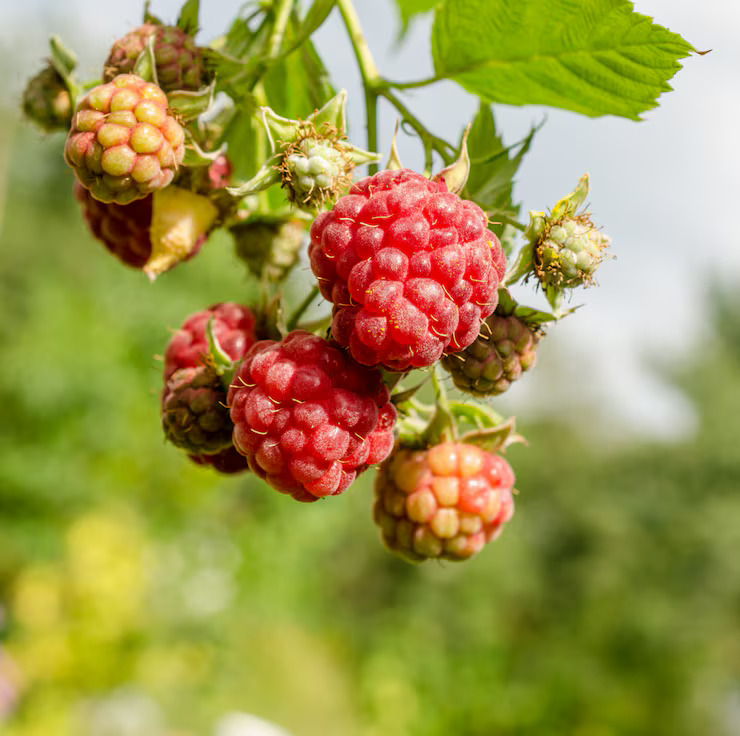
#> input picture frambuesas.jpg, 740 x 736 px
$ python main.py   (older library calls are emulated)
#> lines starting #> are read from the running program, lines starting #| are printed output that depends on the picture; after the words box and inside, x2 and y2 are one past the last pixel; in counts of white or black regions, pixels touching at a corner belong together
# Librerias
import cv2
import numpy as np
import matplotlib.pyplot as plt

# ─────────────────────────────────────────────────────────────────────────────
# LECTURA Y CONVERSION DE IMAGEN
# ─────────────────────────────────────────────────────────────────────────────

# Leer imagen original (OpenCV la carga en BGR por defecto)
img = cv2.imread("frambuesas.jpg")
#> img is the input picture: shape (736, 740, 3); mean B, G, R 77.8, 148.9, 158.2

# Convertir a RGB para visualizar correctamente con matplotlib
img_rgb = cv2.cvtColor(img, cv2.COLOR_BGR2RGB)

# Convertir a HSV para hacer las mascaras de color
# HSV es mejor que RGB para segmentar por color porque separa
# el tono (H) de la iluminacion (V), lo que hace las mascaras
# mas robustas ante cambios de luz
img_hsv = cv2.cvtColor(img, cv2.COLOR_BGR2HSV)

# Convertir a escala de grises (se usa para detectar nitidez y circulos)
img_gray = cv2.cvtColor(img, cv2.COLOR_BGR2GRAY)

# ─────────────────────────────────────────────────────────────────────────────
# MASCARA DE NITIDEZ (SHARPNESS MASK)
# Sirve para eliminar el fondo desenfocado (efecto bokeh)
# Las berries estan enfocadas, el fondo no
# El Laplaciano mide el gradiente de la imagen: zonas enfocadas
# tienen gradiente alto, el fondo bokeh tiene gradiente casi cero
# ─────────────────────────────────────────────────────────────────────────────

# Calcular el Laplaciano de la imagen gris
# cv2.CV_64F permite valores negativos (se usa valor absoluto despues)
laplaciano = cv2.Laplacian(img_gray, cv2.CV_64F) #variable 64 bits
#plt.imshow(laplaciano, cmap="gray")
#plt.show()

# Valor absoluto para quedarnos solo con la magnitud del gradiente
sharpness_map = np.abs(laplaciano).astype(np.float32) #32 absoluto

# Suavizar el mapa de nitidez para que las zonas enfocadas
# formen regions continuas en lugar de puntos dispersos
sharpness_blur = cv2.GaussianBlur(sharpness_map, (41, 41), 0)
plt.imshow(sharpness_blur, cmap="gray")
plt.show()
# Normalizar a rango 0-255 para poder umbralizar
sharpness_norm = cv2.normalize(sharpness_blur, None, 0, 255, cv2.NORM_MINMAX).astype(np.uint8)

# Umbralizar: pixeles con nitidez > 12 = zona enfocada (blanco)
#             pixeles con nitidez <= 12 = fondo bokeh (negro)
_, mascara_nitidez = cv2.threshold(sharpness_norm, 12, 255, cv2.THRESH_BINARY)
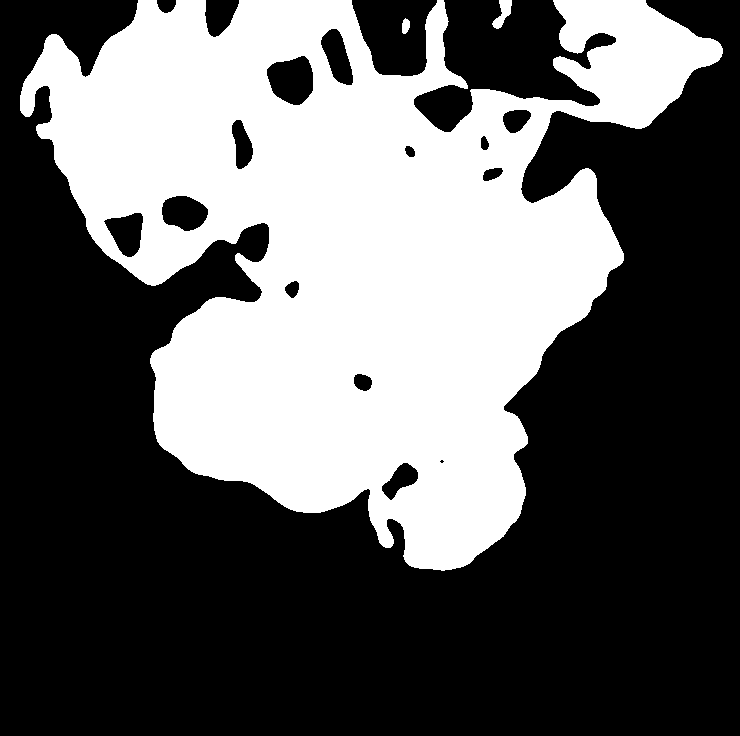
#> mascara_nitidez: shape (736, 740); 38.8% white; 3 white regions, box (x1, y1, x2, y2) and area: (20, 0, 723, 571) 211187, (492, 0, 512, 29) 290, (402, 18, 410, 34) 99

# ─────────────────────────────────────────────────────────────────────────────
# RANGOS DE COLOR HSV
# En OpenCV: H=[0,180], S=[0,255], V=[0,255]
# El ROJO es especial: esta partido en dos rangos (H=0-14 y H=155-180)
# porque en el circulo de color el rojo esta en los extremos (0° y 360°)
# ─────────────────────────────────────────────────────────────────────────────

## Maduras (rojo/carmesi)
# Rango A: rojo puro (H bajo, saturacion alta)
low_madura_a  = np.array([0,   150, 20])
high_madura_a = np.array([14,  255, 255])

# Rango B: carmesi/magenta (H alto, wraparound del rojo)
low_madura_b  = np.array([155, 60,  20])
high_madura_b = np.array([180, 255, 255])

# Rango C: naranja oscuro muy saturado (berries maduras en sombra)
# V bajo (<150) para no capturar naranjas brillantes que son inmaduras
low_madura_c  = np.array([14,  220, 20])
high_madura_c = np.array([28,  255, 150])

## Inmaduras
# Verde-amarillo de berry: H=20-32
# IMPORTANTE: las hojas tienen H=33-39, quedan fuera de este rango
# Esa diferencia de ~5 unidades en H es lo que separa berry de hoja
low_inmadura_verde  = np.array([20, 90,  70])
high_inmadura_verde = np.array([32, 255, 255])

# Salmon/naranja brillante: berries semi-maduras (H=7-22, V alto)
low_inmadura_salmon  = np.array([7,  100, 140])
high_inmadura_salmon = np.array([22, 255, 255])

# ─────────────────────────────────────────────────────────────────────────────
# MASCARAS DE COLOR
# cv2.inRange devuelve 255 donde el pixel esta dentro del rango, 0 fuera
# ─────────────────────────────────────────────────────────────────────────────

## Mascaras individuales de maduras
mascara_madura_a = cv2.inRange(img_hsv, low_madura_a, high_madura_a)
mascara_madura_b = cv2.inRange(img_hsv, low_madura_b, high_madura_b)
mascara_madura_c = cv2.inRange(img_hsv, low_madura_c, high_madura_c)

# Combinar los tres rangos con OR (cualquiera de los tres es madura)
mascara_madura_color = cv2.bitwise_or(mascara_madura_a, mascara_madura_b)
mascara_madura_color = cv2.bitwise_or(mascara_madura_color, mascara_madura_c)

# Aplicar mascara de nitidez: solo conservar pixeles enfocados
mascara_madura = cv2.bitwise_and(mascara_madura_color, mascara_nitidez)

## Mascaras individuales de inmaduras
mascara_inmadura_verde  = cv2.inRange(img_hsv, low_inmadura_verde,  high_inmadura_verde)
mascara_inmadura_salmon = cv2.inRange(img_hsv, low_inmadura_salmon, high_inmadura_salmon)

# Combinar verde y salmon con OR
mascara_inmadura_color = cv2.bitwise_or(mascara_inmadura_verde, mascara_inmadura_salmon)

# Aplicar mascara de nitidez
mascara_inmadura_color = cv2.bitwise_and(mascara_inmadura_color, mascara_nitidez)

# Quitar de la mascara inmadura cualquier pixel que ya este en madura
# (evita que zonas rojizas aparezcan en ambas mascaras)
mascara_inmadura = cv2.bitwise_and(mascara_inmadura_color, cv2.bitwise_not(mascara_madura))

# ─────────────────────────────────────────────────────────────────────────────
# MORFOLOGIA
# Limpia el ruido y suaviza las mascaras antes de detectar
# Opening  = erosion + dilatacion: elimina puntos aislados de ruido
# Closing  = dilatacion + erosion: rellena huecos dentro de las berries
# ─────────────────────────────────────────────────────────────────────────────

kernel_5 = np.ones((5, 5), np.uint8)
kernel_7 = np.ones((7, 7), np.uint8)
kernel_3 = np.ones((3, 3), np.uint8)

# Morfologia para mascaras de maduras
mascara_madura_limpia = cv2.morphologyEx(mascara_madura, cv2.MORPH_OPEN,  kernel_5, iterations=1)
mascara_madura_limpia = cv2.morphologyEx(mascara_madura_limpia, cv2.MORPH_CLOSE, kernel_3, iterations=2)

# Morfologia para mascaras de inmaduras
# Se usa kernel_7 en closing porque los drupelets dejan mas huecos
mascara_inmadura_limpia = cv2.morphologyEx(mascara_inmadura, cv2.MORPH_OPEN,  kernel_5, iterations=1)
mascara_inmadura_limpia = cv2.morphologyEx(mascara_inmadura_limpia, cv2.MORPH_CLOSE, kernel_7, iterations=2)

# ─────────────────────────────────────────────────────────────────────────────
# DETECCION DE BERRIES MADURAS — HoughCircles sobre imagen gris
#
# Se corre HoughCircles sobre la imagen gris original (no sobre la mascara)
# porque los drupelets de la frambuesa crean huecos en la mascara que
# rompen la deteccion por contornos. El gradiente circular existe en la
# imagen gris aunque la mascara tenga huecos.
#
# Luego se valida cada circulo contra la mascara de color usando
# fill_ratio = pixeles de mascara dentro del circulo / area del circulo
# Si el circulo no cubre suficiente color de berry, se descarta
# ─────────────────────────────────────────────────────────────────────────────

# Suavizar imagen gris para reducir falsos bordes de drupelets
img_gray_blur = cv2.GaussianBlur(img_gray, (5, 5), 0)

# [7 lines of commented-out code are left out]
circulos = cv2.HoughCircles(img_gray_blur, cv2.HOUGH_GRADIENT,
                             dp=1.3, minDist=90,
                             param1=65, param2=32,
                             minRadius=35, maxRadius=103)
#> circulos = 22 rows, first 8: [362, 289.2, 102.2], [174.8, 143.6, 102.2], [333.4, 389.3, 102.2], [477.7, 278.8, 83.62], [251.5, 242.4, 102.2], [415.3, 147.5, 102.2], [297, 120.2, 99.35], [424.4, 354.2, 90.77]

# Lista donde se guardan las detecciones validas
berries_maduras = []

if circulos is not None:
    for (cx, cy, r) in circulos[0]:
        cx, cy, r = int(round(cx)), int(round(cy)), int(round(r))

        # Crear mascara circular para este candidato
        mascara_circulo = np.zeros_like(mascara_madura_limpia)
        cv2.circle(mascara_circulo, (cx, cy), r, 255, -1)

        # Contar pixeles de color madura dentro del circulo
        solapamiento = cv2.bitwise_and(mascara_madura_limpia, mascara_circulo)  # te da el círculo con areas rellenas de color madura y vacías
        area_circulo = np.pi * r * r
        fill_ratio   = np.sum(solapamiento > 0) / area_circulo

        # Aceptar solo si al menos 42% del circulo es color de berry madura
        if fill_ratio >= 0.42:
            berries_maduras.append({"centro": (cx, cy), "radio": r, "fill": round(fill_ratio, 2)})
#> this loop made 22 passes
#> (cx, cy, r, area_circulo, fill_ratio) on passes 1 to 4: (362, 289, 102, 32685.1, 0.589), (175, 144, 102, 32685.1, 0.231), (333, 389, 102, 32685.1, 0.705), (478, 279, 84, 22167.1, 0.291)
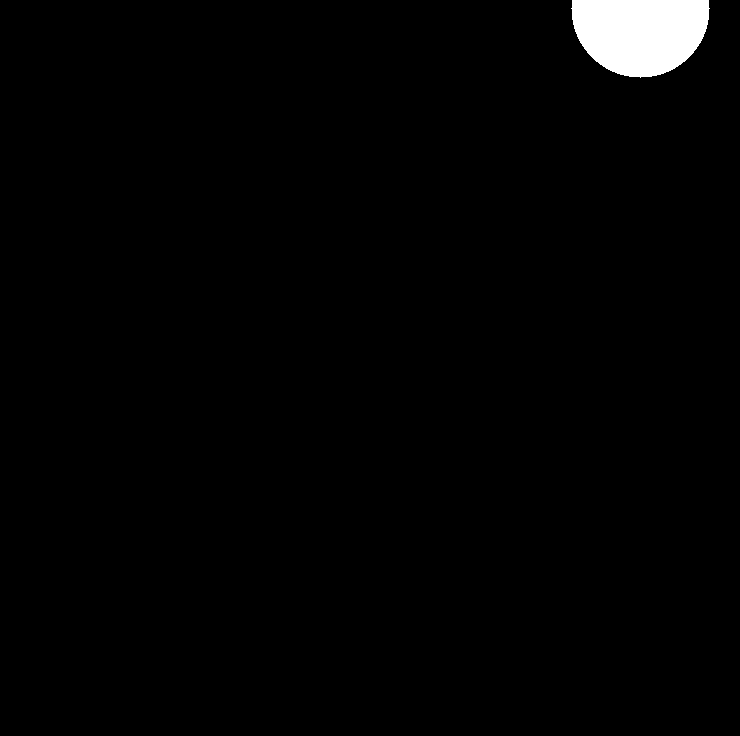
#> mascara_circulo: shape (736, 740); 1.6% white; 1 white region
#> after the loop, berries_maduras = 4 items

# ─────────────────────────────────────────────────────────────────────────────
# DETECCION DE BERRIES INMADURAS — Contornos + Hull Circularity
#
# Para inmaduras se usan contornos en lugar de Hough porque los clusters
# de berries verdes forman blobs mas compactos (sin tantos huecos).
#
# Filtro de forma: hull_circularity del convex hull
#   hull_circ = 4*pi*Area_hull / Perimetro_hull^2
#   Valor en (0,1]: 1 = circulo perfecto
#
# Se usa el hull (envolvente convexa) en lugar del contorno directo
# porque los drupelets hacen el contorno muy irregular (circ baja),
# pero el hull del conjunto es casi circular (circ alta)
#
# Hojas: hull_circ < 0.75 (formas alargadas o irregulares)
# Berries: hull_circ >= 0.75
# ─────────────────────────────────────────────────────────────────────────────

contornos, _ = cv2.findContours(mascara_inmadura_limpia, cv2.RETR_EXTERNAL, cv2.CHAIN_APPROX_SIMPLE)
#> contornos = 39 contours, 4 with area under 20; largest, box (x1, y1, x2, y2) and area: (20, 18, 271, 181) 15036, (392, 372, 506, 570) 8234, (280, 112, 374, 200) 3855, (248, 206, 318, 336) 2961, (144, 196, 204, 275) 1752

berries_inmaduras = []

for contorno in contornos:
    area = cv2.contourArea(contorno)

    # Descartar blobs demasiado pequenos (ruido, fragmentos de hoja)
    if area < 2000:
        continue

    # Calcular convex hull del contorno
    hull       = cv2.convexHull(contorno)
    area_hull  = cv2.contourArea(hull)
    perim_hull = cv2.arcLength(hull, True)

    # Calcular circularidad del hull (no del contorno jagged)
    if perim_hull == 0:
        continue
    hull_circ = (4 * np.pi * area_hull) / (perim_hull ** 2)

    # Descartar si la forma no es suficientemente circular
    # 0.75 separa berries (0.82-0.92) de hojas y fragmentos (<0.75)
    if hull_circ < 0.78:
        continue

    # Circulo minimo que encierra el contorno (para dibujar)
    (cx, cy), r = cv2.minEnclosingCircle(contorno)

    berries_inmaduras.append({
        "centro":   (int(cx), int(cy)),
        "radio":    int(r),
        "hull_circ": round(hull_circ, 2),
        "contorno": contorno
    })
#> this loop made 39 passes
#> area on passes 1, 4, 7, 8: 36, 34.5, 116, 54.5
#> after the loop, berries_inmaduras = 3 items

# Imprimir resultados en consola
print(f"Berries maduras detectadas:   {len(berries_maduras)}")
#| Berries maduras detectadas:   4
print(f"Berries inmaduras detectadas: {len(berries_inmaduras)}")
#| Berries inmaduras detectadas: 3

# ─────────────────────────────────────────────────────────────────────────────
# DIBUJAR RESULTADOS SOBRE LA IMAGEN
# ─────────────────────────────────────────────────────────────────────────────

resultado = img_rgb.copy()

# Dibujar circulos rojos para maduras
for berry in berries_maduras:
    cv2.circle(resultado, berry["centro"], berry["radio"], (220, 30, 30), 3)
    cv2.circle(resultado, berry["centro"], 5, (220, 30, 30), -1)
    cv2.putText(resultado, "Madura",
                (berry["centro"][0] - 28, berry["centro"][1] - berry["radio"] - 8),
                cv2.FONT_HERSHEY_SIMPLEX, 0.55, (220, 30, 30), 2)
#> this loop made 4 passes
#> berry on passes 1 to 4: {'centro': (362, 289), 'radio': 102, 'fill': 0.59}, {'centro': (333, 389), 'radio': 102, 'fill': 0.71}, {'centro': (424, 354), 'radio': 91, 'fill': 0.54}, {'centro': (241, 376), 'radio': 76, 'fill': 0.71}
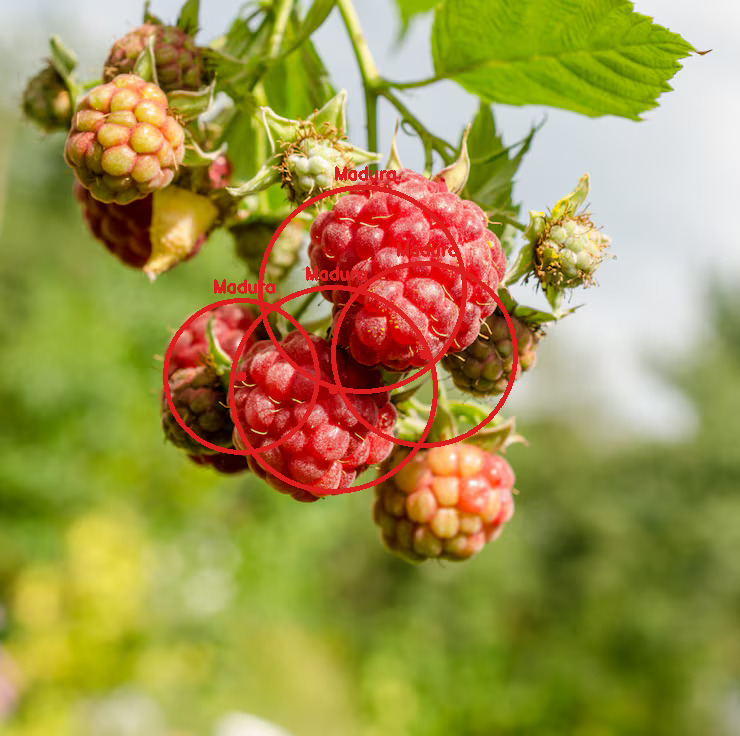
#> resultado: shape (736, 740, 3); mean R, G, B 159.6, 147.5, 77.2

# Dibujar circulos verdes para inmaduras + contorno exacto
for berry in berries_inmaduras:
    cv2.circle(resultado, berry["centro"], berry["radio"], (30, 200, 50), 3)
    cv2.drawContours(resultado, [berry["contorno"]], -1, (80, 230, 80), 2)
    cv2.circle(resultado, berry["centro"], 5, (30, 200, 50), -1)
    cv2.putText(resultado, "Inmadura",
                (berry["centro"][0] - 38, berry["centro"][1] - berry["radio"] - 8),
                cv2.FONT_HERSHEY_SIMPLEX, 0.5, (30, 200, 50), 2)
#> this loop made 3 passes
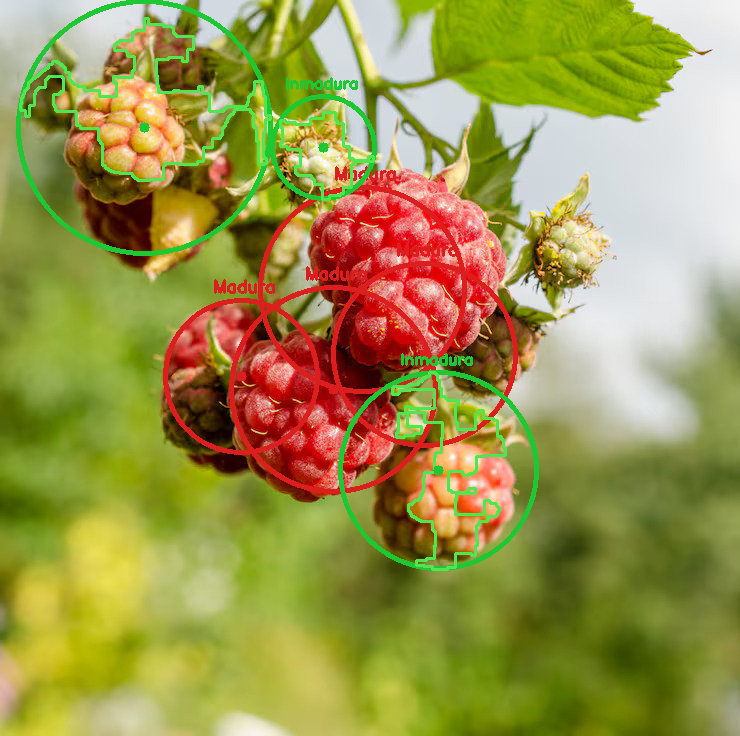
#> resultado: shape (736, 740, 3); 3.14% of pixels changed, all inside (x1, y1, x2, y2) = (16, 0, 539, 571)

# ─────────────────────────────────────────────────────────────────────────────
# HIGHLIGHTS (estilo del codigo original)
# Imagen en gris + color aislado encima para resaltar las detecciones
# ─────────────────────────────────────────────────────────────────────────────

# Convertir gris a 3 canales para poder mezclarlo con imagen color
img_gray_3c = cv2.cvtColor(img_gray, cv2.COLOR_GRAY2RGB)

# Aislar solo los pixeles de cada mascara sobre la imagen color
aislado_madura   = cv2.bitwise_and(img_rgb, img_rgb, mask=mascara_madura_limpia)
aislado_inmadura = cv2.bitwise_and(img_rgb, img_rgb, mask=mascara_inmadura_limpia)

# Mezclar gris con color aislado (misma tecnica del codigo original)
highlight_madura   = cv2.addWeighted(img_gray_3c, 0.5, aislado_madura,   1.4, 0)
highlight_inmadura = cv2.addWeighted(img_gray_3c, 0.5, aislado_inmadura, 1.4, 0)
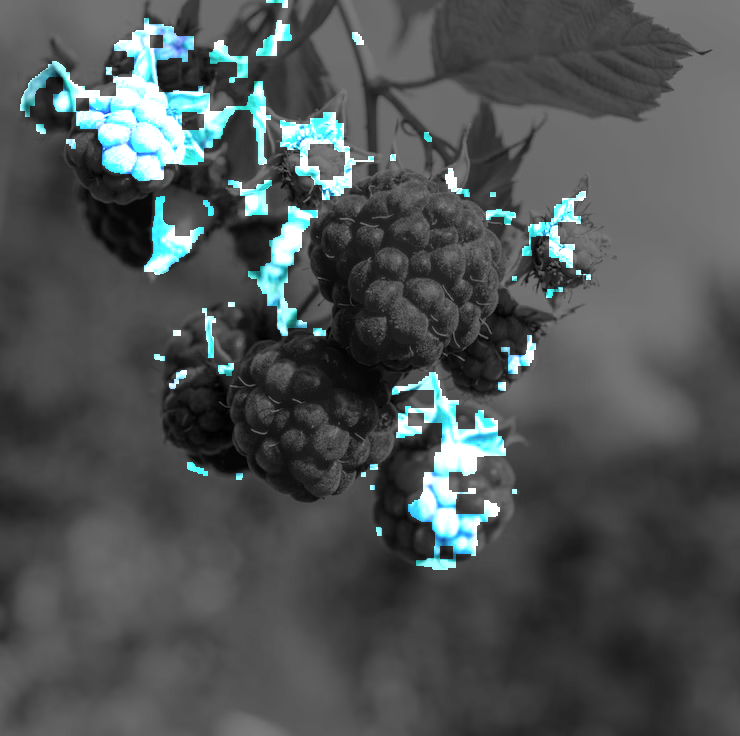
#> highlight_inmadura: shape (736, 740, 3); mean B, G, R 83.8, 83.3, 78.1

# ─────────────────────────────────────────────────────────────────────────────
# VISUALIZACION
# ─────────────────────────────────────────────────────────────────────────────

imagenes = [img_rgb,
            mascara_madura_limpia,
            resultado,
            mascara_inmadura_limpia,
            highlight_madura,
            highlight_inmadura]

titulos  = ["Original",
            "Mascara madura",
            f"Detecciones: {len(berries_maduras)} maduras / {len(berries_inmaduras)} inmaduras",
            "Mascara inmadura",
            "Highlight madura",
            "Highlight inmadura"]
#> titulos = ['Original', 'Mascara madura', 'Detecciones: 4 maduras / 3 inmaduras', 'Mascara inmadura', 'Highlight madura', 'Highlight inmadura']

cmaps    = [None, "Reds", None, "Greens", None, None]

plt.figure(figsize=(16, 10))

for i, (imagen, titulo, cmap) in enumerate(zip(imagenes, titulos, cmaps)):
    plt.subplot(2, 3, i + 1)
    plt.title(titulo)
    plt.imshow(imagen, cmap=cmap)
    plt.axis("off")
#> this loop made 6 passes

plt.tight_layout()
plt.show()
